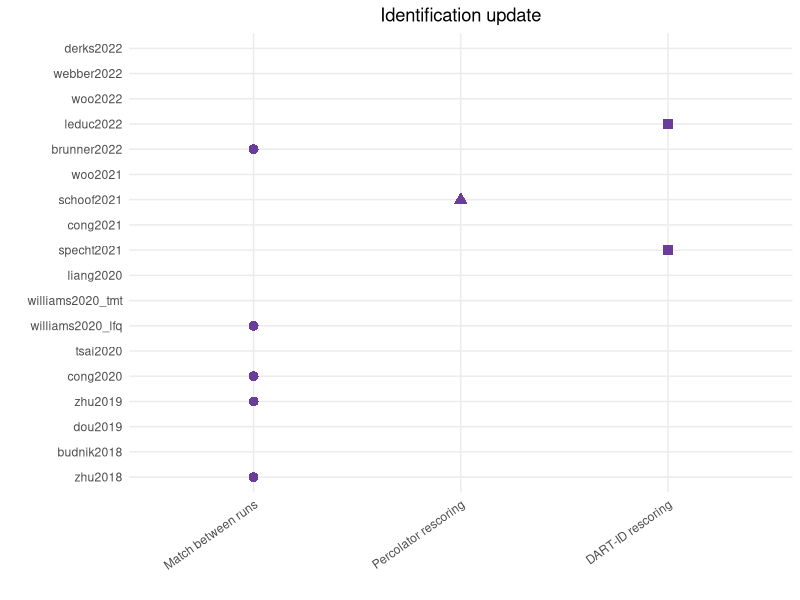
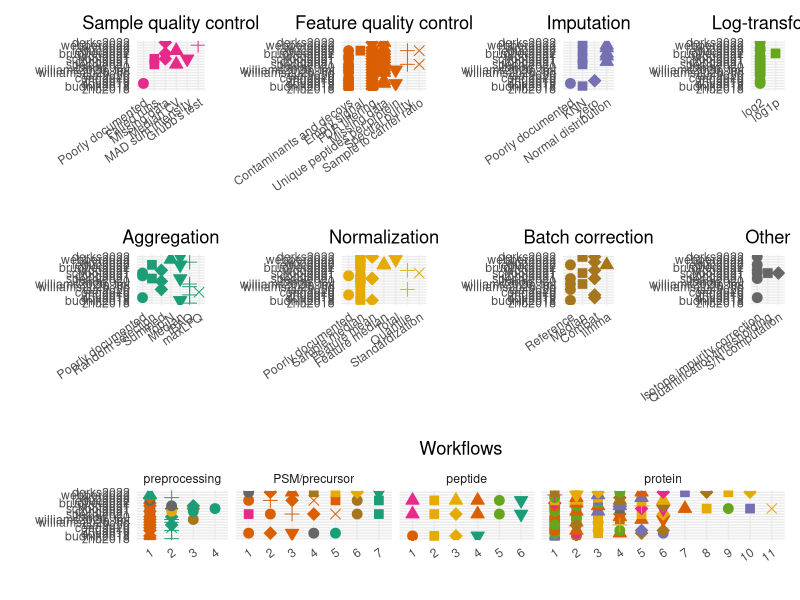
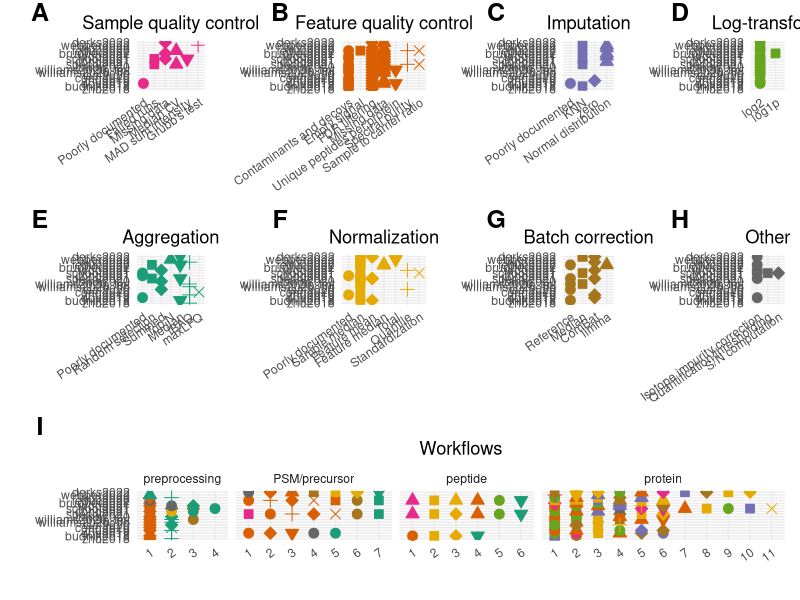

Write R code to recreate these figures, in order.
library(tidyverse)
library(patchwork)
library(RColorBrewer)

datasets <- c("zhu2018", "budnik2018", "dou2019", "zhu2019", 
              "cong2020", "tsai2020", "williams2020_lfq",
              "williams2020_tmt", "liang2020", 
              "specht2021", "cong2021", "schoof2021", "woo2021",
              "brunner2022", "leduc2022", "woo2022", "webber2022",
              "derks2022")
datasets <- factor(datasets, levels = datasets)

steps <- c("Feature quality control", "Sample quality control",
           "Log-transform", "Normalization", "Batch correction",
           "Imputation", "Aggregation", "Identification update", "Other")
steps <- factor(steps, levels = steps)

levels <- c("preprocessing", "PSM/precursor", "peptide", "protein", NA)
levels <- factor(levels, levels = levels)

## Custom colors
colors <- c("purple", "dodgerblue2",  "gold2", "#447821ff",
            "#88bd66ff", "red3", "darkorange", "#d7aff0", "grey40")
## Color-blind friendly
colors <- c(RColorBrewer::brewer.pal(8, "Dark2"), "#6A3D9A")
colors <- colors[c(2, 4, 5, 6, 7, 3, 1, 9, 8)]

names(colors) <- steps
coln <- c("dataset", "level", "order", "step", "method")

## Step specific methods
methods <- list(c("Contaminants and decoys", "Empty signal", "FDR filtering",
                  "Missing data", "Unique peptides per protein",
                  "Spectral purity", "Sample to carrier ratio"),
                c("Poorly documented", "Failed runs", "Missing data",
                  "Median CV", "MAD sum intensity", "Grubb's test"),
                c("log2", "log1p"),
                c("Poorly documented", "Sample median", "Feature mean", 
                  "Feature median", "Total", "Quantile", "Standardization"),
                c("Reference", "Median", "ComBat", "limma"),
                c("Poorly documented", "KNN", "zero", "Normal distribution"),
                c("Poorly documented", "Random selection", "Summed", "Top N",
                  "Median", "iBAQ", "maxLFQ"),
                c("Match between runs", "Percolator rescoring", "DART-ID rescoring"),
                c("Isotope impurity correction", "Quantification thresholding",
                  "S/N computation"))
names(methods) <- steps

####---- zhu2018 ----####

zhu2018 <- data.frame(rbind(
    c("zhu2018", NA, NA, "Identification update", "Match between runs"),
    c("zhu2018", "preprocessing", 1, "Feature quality control", "FDR filtering"),
    c("zhu2018", "preprocessing", 2, "Aggregation", "iBAQ"),
    c("zhu2018", "protein", 1, "Feature quality control", "Contaminants and decoys")
))
colnames(zhu2018) <- coln

####---- budnik2018 ----####

budnik2018 <- data.frame(rbind(
    c("budnik2018", "preprocessing", 1, "Feature quality control", "FDR filtering"),
    c("budnik2018", "peptide", 1, "Feature quality control", "Contaminants and decoys"),
    c("budnik2018", "peptide", 2, "Normalization", "Sample median"),
    c("budnik2018", "peptide", 3, "Normalization", "Feature mean"),
    c("budnik2018", "peptide", 4, "Aggregation", "Median"),
    c("budnik2018", "protein", 1, "Imputation", "KNN"),
    c("budnik2018", "protein", 2, "Batch correction", "Reference")
))
colnames(budnik2018) <- coln


####---- dou2019 ----####

dou2019 <- data.frame(rbind(
    c("dou2019", "PSM/precursor", 1, "Feature quality control", "Contaminants and decoys"),
    c("dou2019", "PSM/precursor", 2, "Feature quality control", "FDR filtering"),
    c("dou2019", "PSM/precursor", 3, "Feature quality control", "Unique peptides per protein"),
    c("dou2019", "PSM/precursor", 4, "Other", "Isotope impurity correction"),
    c("dou2019", "PSM/precursor", 5, "Aggregation", "Poorly documented"),
    c("dou2019", "protein", 1, "Log-transform", "log2"),
    c("dou2019", "protein", 2, "Sample quality control", "Poorly documented"),
    c("dou2019", "protein", 3, "Normalization", "Sample median"),
    c("dou2019", "protein", 4, "Feature quality control", "Missing data"),
    c("dou2019", "protein", 5, "Batch correction", "ComBat"),
    c("dou2019", "protein", 6, "Imputation", "Poorly documented")
))
colnames(dou2019) <- coln

####---- zhu2019 ----####

zhu2019 <- data.frame(rbind(
    c("zhu2019", NA, NA, "Identification update", "Match between runs"),
    c("zhu2019", "preprocessing", 1, "Feature quality control", "FDR filtering"),
    c("zhu2019", "preprocessing", 2, "Aggregation", "iBAQ"),
    c("zhu2019", "protein", 1, "Feature quality control", "Contaminants and decoys"),
    c("zhu2019", "protein", 2, "Feature quality control", "Missing data"),
    c("zhu2019", "protein", 3, "Normalization", "Poorly documented"),
    c("zhu2019", "protein", 4, "Log-transform", "log2"),
    c("zhu2019", "protein", 5, "Imputation", "zero"),
    c("zhu2019", "protein", 6, "Batch correction", "ComBat")
))
colnames(zhu2019) <- coln

####---- cong2020 ----####

cong2020 <- data.frame(rbind(
    c("cong2020", NA, NA, "Identification update", "Match between runs"),
    c("cong2020", "preprocessing", 1, "Feature quality control", "FDR filtering"),
    c("cong2020", "preprocessing", 2, "Aggregation", "maxLFQ"),
    c("cong2020", "protein", 1, "Feature quality control", "Contaminants and decoys")
))
colnames(cong2020) <- coln

####---- tsai2020 ----####

tsai2020 <- data.frame(rbind(
    c("tsai2020", "preprocessing", 1, "Feature quality control", "FDR filtering"),
    c("tsai2020", "preprocessing", 2, "Aggregation", "Summed"),
    c("tsai2020", "protein", 1, "Log-transform", "log2"),
    c("tsai2020", "protein", 2, "Batch correction", "Reference"),
    c("tsai2020", "protein", 3, "Normalization", "Sample median"),
    c("tsai2020", "protein", 4, "Normalization", "Quantile")
))
colnames(tsai2020) <- coln

####---- williams2020_lfq ----####

williams2020_lfq <- data.frame(rbind(
    c("williams2020_lfq", NA, NA, "Identification update", "Match between runs"),
    c("williams2020_lfq", "preprocessing", 1, "Feature quality control", "FDR filtering"),
    c("williams2020_lfq", "preprocessing", 2, "Aggregation", "iBAQ"),
    c("williams2020_lfq", "protein", 1, "Feature quality control", "Contaminants and decoys"),
    c("williams2020_lfq", "protein", 2, "Feature quality control", "Missing data"),
    c("williams2020_lfq", "protein", 3, "Log-transform", "log2")
))
colnames(williams2020_lfq) <- coln

####---- williams2020_tmt ----####

williams2020_tmt <- data.frame(rbind(
    c("williams2020_tmt", "preprocessing", 1, "Feature quality control", "FDR filtering"),
    c("williams2020_tmt", "preprocessing", 2, "Aggregation", "iBAQ"),
    c("williams2020_tmt", "preprocessing", 3, "Batch correction", "Reference"),
    c("williams2020_tmt", "protein", 1, "Feature quality control", "Contaminants and decoys"),
    c("williams2020_tmt", "protein", 2, "Log-transform", "log2"),
    c("williams2020_tmt", "protein", 3, "Normalization", "Sample median"),
    c("williams2020_tmt", "protein", 4, "Batch correction", "Median"),
    c("williams2020_tmt", "protein", 5, "Feature quality control", "Missing data"),
    c("williams2020_tmt", "protein", 6, "Feature quality control", "Unique peptides per protein")
))
colnames(williams2020_tmt) <- coln

####---- specht2021 ----####

specht2021 <- data.frame(rbind(
    c("specht2021", NA, NA, "Identification update", "DART-ID rescoring"),
    c("specht2021", "preprocessing", 1, "Other", "Isotope impurity correction"),
    c("specht2021", "PSM/precursor", 1, "Sample quality control", "Failed runs"),
    c("specht2021", "PSM/precursor", 2, "Feature quality control", "Contaminants and decoys"),
    c("specht2021", "PSM/precursor", 3, "Feature quality control", "Spectral purity"),
    c("specht2021", "PSM/precursor", 4, "Feature quality control", "FDR filtering"),
    c("specht2021", "PSM/precursor", 5, "Feature quality control", "Sample to carrier ratio"),
    c("specht2021", "PSM/precursor", 6, "Batch correction", "Reference"),
    c("specht2021", "PSM/precursor", 7, "Aggregation", "Random selection"),
    c("specht2021", "peptide", 1, "Sample quality control", "Median CV"),
    c("specht2021", "peptide", 2, "Normalization", "Sample median"),
    c("specht2021", "peptide", 3, "Normalization", "Feature mean"),
    c("specht2021", "peptide", 4, "Feature quality control", "Missing data"),
    c("specht2021", "peptide", 5, "Log-transform", "log2"),
    c("specht2021", "peptide", 6, "Aggregation", "Median"),
    c("specht2021", "protein", 1, "Normalization", "Sample median"),
    c("specht2021", "protein", 2, "Normalization", "Feature mean"),
    c("specht2021", "protein", 3, "Imputation", "KNN"),
    c("specht2021", "protein", 4, "Batch correction", "ComBat"),
    c("specht2021", "protein", 5, "Normalization", "Sample median"),
    c("specht2021", "protein", 6, "Normalization", "Feature mean")
))
colnames(specht2021) <- coln

####---- liang2020 ----####

## cf https://github.com/PayneLab/Lymphocytes1/blob/master/B_cells_versus_T_cells_FP.ipynb

liang2020 <- data.frame(rbind(
    c("liang2020", "preprocessing", 1, "Feature quality control", "FDR filtering"),
    c("liang2020", "preprocessing", 2, "Aggregation", "Summed"),
    c("liang2020", "protein", 1, "Feature quality control", "Contaminants and decoys"),
    c("liang2020", "protein", 2, "Log-transform", "log2"),
    c("liang2020", "protein", 3, "Normalization", "Sample median"),
    c("liang2020", "protein", 4, "Feature quality control", "Missing data") ## min 3 cells per group
))
colnames(liang2020) <- coln

####---- schoof2021 ----####

schoof2021 <- data.frame(rbind(
    c("schoof2021", NA, NA, "Identification update", "Percolator rescoring"),
    c("schoof2021", "preprocessing", 1, "Other", "Isotope impurity correction"),
    c("schoof2021", "preprocessing", 2, "Other", "S/N computation"),
    c("schoof2021", "preprocessing", 3, "Feature quality control", "FDR filtering"),
    c("schoof2021", "preprocessing", 4, "Aggregation", "Poorly documented"),
    c("schoof2021", "protein", 1, "Feature quality control", "Contaminants and decoys"),
    c("schoof2021", "protein", 2, "Sample quality control", "Failed runs"),
    c("schoof2021", "protein", 3, "Batch correction", "Median"),
    c("schoof2021", "protein", 4, "Other", "Quantification thresholding"),
    c("schoof2021", "protein", 5, "Sample quality control", "Missing data"),
    c("schoof2021", "protein", 6, "Sample quality control", "MAD sum intensity"),
    c("schoof2021", "protein", 7, "Feature quality control", "Missing data"),
    c("schoof2021", "protein", 8, "Normalization", "Sample median"),
    c("schoof2021", "protein", 9, "Log-transform", "log2"),
    c("schoof2021", "protein", 10, "Imputation", "KNN"),
    c("schoof2021", "protein", 11, "Normalization", "Standardization")
))
colnames(schoof2021) <- coln


####---- cong2021 ----####

cong2021 <- data.frame(rbind(
    c("cong2021", "preprocessing", 1, "Feature quality control", "FDR filtering"),
    c("cong2021", "preprocessing", 2, "Normalization", "Poorly documented"),
    c("cong2021", "preprocessing", 3, "Aggregation", "Poorly documented"),
    c("cong2021", "protein", 1, "Log-transform", "log2"),
    c("cong2021", "protein", 2, "Feature quality control", "Missing data"),
    c("cong2021", "protein", 3, "Imputation", "Normal distribution")
))
colnames(cong2021) <- coln

####---- woo2021 ----####

woo2021 <- data.frame(rbind(
    c("woo2021", "preprocessing", 1, "Feature quality control", "FDR filtering"),
    c("woo2021", "preprocessing", 2, "Other", "Isotope impurity correction"),
    c("woo2021", "preprocessing", 3, "Aggregation", "Summed"),
    c("woo2021", "protein", 1, "Feature quality control", "Contaminants and decoys"),
    c("woo2021", "protein", 2, "Log-transform", "log2"),
    c("woo2021", "protein", 3, "Feature quality control", "Missing data"),
    c("woo2021", "protein", 4, "Imputation", "Normal distribution"),
    c("woo2021", "protein", 5, "Normalization", "Quantile"),
    c("woo2021", "protein", 6, "Batch correction", "ComBat")
))
colnames(woo2021) <- coln

####---- brunner2022 ----####

brunner2022 <- data.frame(rbind(
    c("brunner2022", NA, NA, "Identification update", "Match between runs"),
    c("brunner2022", "preprocessing", 1, "Feature quality control", "FDR filtering"),
    c("brunner2022", "protein", 1, "Sample quality control", "Missing data"),
    c("brunner2022", "protein", 2, "Feature quality control", "Missing data"),
    c("brunner2022", "protein", 3, "Log-transform", "log1p"),
    c("brunner2022", "protein", 4, "Imputation", "Normal distribution")
))
colnames(brunner2022) <- coln

####---- leduc2022 ----####

leduc2022 <- data.frame(rbind(
    c("leduc2022", NA, NA, "Identification update", "DART-ID rescoring"),
    c("leduc2022", "preprocessing", 1, "Other", "Isotope impurity correction"),
    c("leduc2022", "PSM/precursor", 1, "Feature quality control", "Contaminants and decoys"),
    c("leduc2022", "PSM/precursor", 2, "Feature quality control", "Spectral purity"),
    c("leduc2022", "PSM/precursor", 3, "Feature quality control", "FDR filtering"),
    c("leduc2022", "PSM/precursor", 4, "Feature quality control", "Sample to carrier ratio"),
    c("leduc2022", "PSM/precursor", 5, "Feature quality control", "Empty signal"),
    c("leduc2022", "PSM/precursor", 6, "Batch correction", "Reference"),
    c("leduc2022", "PSM/precursor", 7, "Aggregation", "Random selection"),
    c("leduc2022", "peptide", 1, "Sample quality control", "Median CV"),
    c("leduc2022", "peptide", 2, "Normalization", "Sample median"),
    c("leduc2022", "peptide", 3, "Normalization", "Feature median"),
    c("leduc2022", "peptide", 4, "Feature quality control", "Missing data"),
    c("leduc2022", "peptide", 5, "Log-transform", "log2"),
    c("leduc2022", "peptide", 6, "Aggregation", "Median"),
    c("leduc2022", "protein", 1, "Normalization", "Sample median"),
    c("leduc2022", "protein", 2, "Normalization", "Feature median"),
    c("leduc2022", "protein", 3, "Imputation", "KNN"),
    c("leduc2022", "protein", 4, "Batch correction", "limma"),
    c("leduc2022", "protein", 5, "Normalization", "Sample median"),
    c("leduc2022", "protein", 6, "Normalization", "Feature median")
))
colnames(leduc2022) <- coln

####---- woo2022 ----####

woo2022 <- data.frame(rbind(
    c("woo2022", "preprocessing", 1, "Feature quality control", "FDR filtering"),
    c("woo2022", "preprocessing", 2, "Aggregation", "iBAQ"),
    c("woo2022", "protein", 1, "Log-transform", "log2"),
    c("woo2022", "protein", 2, "Feature quality control", "Missing data"),
    c("woo2022", "protein", 3, "Normalization", "Sample median"),
    c("woo2022", "protein", 4, "Batch correction", "ComBat"),
    c("woo2022", "protein", 5, "Imputation", "Normal distribution")
))
colnames(woo2022) <- coln

####---- webber2022 ----####

webber2022 <- data.frame(rbind(
    c("webber2022", "preprocessing", 1, "Aggregation", "Top N"),
    c("webber2022", "protein", 1, "Sample quality control", "Grubb's test"),
    c("webber2022", "protein", 2, "Normalization", "Total"),
    c("webber2022", "protein", 3, "Imputation", "Normal distribution")
))
colnames(webber2022) <- coln

####---- derks2022 ----####

derks2022 <- data.frame(rbind(
    c("derks2022", "PSM/precursor", 1, "Other", "Isotope impurity correction"),
    c("derks2022", "PSM/precursor", 2, "Feature quality control", "FDR filtering"),
    c("derks2022", "PSM/precursor", 3, "Feature quality control", "Missing data"),
    c("derks2022", "PSM/precursor", 4, "Batch correction", "Median"),
    c("derks2022", "PSM/precursor", 5, "Normalization", "Sample median"),
    c("derks2022", "PSM/precursor", 6, "Normalization", "Feature mean"),
    c("derks2022", "PSM/precursor", 7, "Aggregation", "Median"),
    c("derks2022", "protein", 1, "Batch correction", "Median"),
    c("derks2022", "protein", 2, "Normalization", "Sample median"),
    c("derks2022", "protein", 3, "Normalization", "Feature mean"),
    c("derks2022", "protein", 4, "Log-transform", "log2"),
    c("derks2022", "protein", 5, "Feature quality control", "Missing data"),
    c("derks2022", "protein", 6, "Sample quality control", "Missing data"),
    c("derks2022", "protein", 7, "Imputation", "KNN"),
    c("derks2022", "protein", 8, "Batch correction", "ComBat"),
    c("derks2022", "protein", 9, "Normalization", "Sample median"),
    c("derks2022", "protein", 10, "Normalization", "Feature mean")
))
colnames(derks2022) <- coln

####---- Combine all tables ----####

wfTable <- rbind(zhu2018, budnik2018, dou2019, zhu2019, cong2020, 
                 williams2020_lfq, williams2020_tmt, specht2021, 
                 liang2020, schoof2021, tsai2020, cong2021, woo2021, 
                 brunner2022, leduc2022, woo2022, webber2022, derks2022)
## Check validity of table
stopifnot(all(wfTable$dataset %in% datasets))
stopifnot(all(wfTable$level %in% levels))
stopifnot(all(wfTable$step %in% steps))
wrongEntries <- lapply(steps, function(step){
    sel <- wfTable$step == step & !wfTable$method %in% methods[[step]]
    wfTable[sel, ]  
})
wrongEntries <- do.call(rbind, wrongEntries)
stopifnot(nrow(wrongEntries) == 0)

wfTable$order <- as.numeric(wfTable$order)
## Store the method's shape
wfTable$shape <- apply(wfTable, 1, function(line) {
    which(methods[[line[["step"]]]] == line[["method"]])
})
wfTable$shape <- as.factor(wfTable$shape)
## Store the step's color
wfTable$color <- sapply(wfTable$step, function(s) colors[[s]])

####---- Utility functions  ----####

plotStep <- function(step) {
    table <- wfTable
    availMethods <- methods[[step]]
    ds <- datasets
    ## Subset table
    table <- table[table$step == step, ]
    ## Control factor level ordering
    table$method <- factor(table$method, levels = availMethods)
    table$dataset <- factor(table$dataset, levels = ds)
    ## Plot
    ggplot(table) +
        aes(x = method,
            y = dataset,
            shape = shape) +
        geom_point(size = 3, color = table$color, fill = table$color) +
        ggtitle(step) +
        scale_y_discrete(drop = FALSE)
}

plotWorklfow <- function() {
    table <- wfTable[wfTable$step != "Identification update", ]
    ds <- datasets
    ## Control factor level ordering
    table$dataset <- factor(table$dataset, levels = ds)
    table$level <- factor(table$level, levels = levels)
    table$order <- factor(table$order, levels = 1:max(table$order))
    ## Plot
    ggplot(table) +
        aes(x = order,
            y = dataset,
            shape = shape) +
        facet_grid(~ level, scales = "free", space = "free") +
        geom_point(size = 3, color = table$color, fill = table$color) +
        ggtitle("Workflows") +
        scale_y_discrete(drop = FALSE)
}


####---- Identification update ----####

(pl_id <- plotStep("Identification update") +
     xlab("") + ylab("") +
     theme_minimal() +
     theme(legend.position = "none",
           plot.title = element_text(hjust = 0.5),
           axis.text.x = element_text(angle = 35, hjust = 1)))
# ggsave(pl_id, file = "figs/Compare_identification_update.svg", 
#        height = 3, width = 3)


####---- Quantitative data processing workflows ----####

(pl_quant <- plotStep("Sample quality control") +
     plotStep("Feature quality control") +
     plotStep("Imputation") +
     plotStep("Log-transform") +
     plotStep("Aggregation") +
     plotStep("Normalization") +
     plotStep("Batch correction") +
     plotStep("Other") +
     plotWorklfow() +
     plot_layout(design = "
    00001111122233
    44445555566677
    88888888888888
                ") &
     scale_shape_manual(values = c(21:25, 3:4)) &
     xlab("") & ylab("") &
     theme_minimal() &
     theme(legend.position = "none",
           plot.title = element_text(hjust = 0.5),
           axis.text.x = element_text(angle = 35, hjust = 1)))

addAnnotations <- function() {
    library(grid)
    annotPar <- gpar(fontface = "bold", fontsize = 18)
    grid.text("A", x = 0.05, y = 0.98, gp = annotPar)
    grid.text("B", x = 0.35, y = 0.98, gp = annotPar)
    grid.text("C", x = 0.62, y = 0.98, gp = annotPar)
    grid.text("D", x = 0.85, y = 0.98, gp = annotPar)
    grid.text("E", x = 0.05, y = 0.635, gp = annotPar)
    grid.text("F", x = 0.35, y = 0.635, gp = annotPar)
    grid.text("G", x = 0.62, y = 0.635, gp = annotPar)
    grid.text("H", x = 0.85, y = 0.635, gp = annotPar)
    grid.text("I", x = 0.05, y = 0.29, gp = annotPar)
}

## Save plot
pdf("figs/Workflows_overview.pdf",
    height = 13, width = 10)
pl_quant
addAnnotations()
dev.off()
